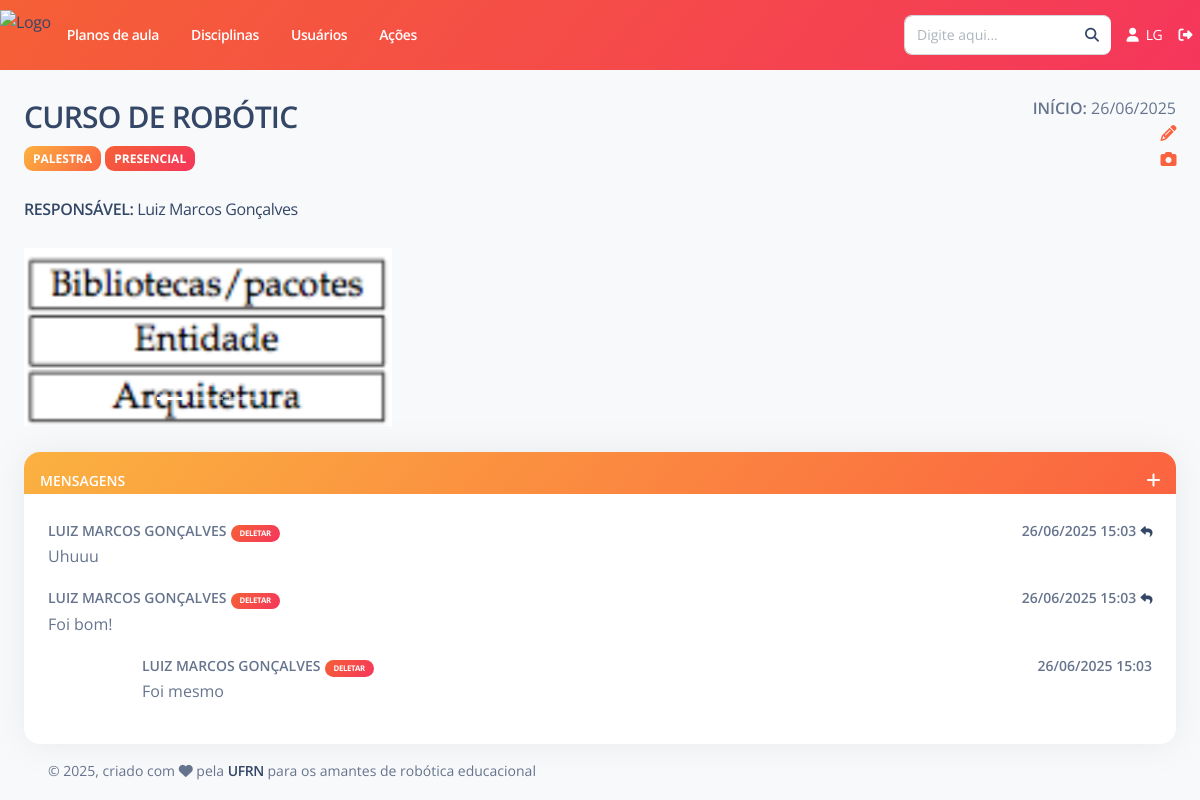
Page /acoes/detalhes/5/ (signed in) on the committed database.
### Acoes/models.py (models this page shows, shortened)
class Acoes(models.Model):
    titulo = models.CharField(max_length=500, verbose_name="Título")
    tipo = models.CharField(max_length=10, choices=TIPO, default='Competição')
    formato = models.CharField(max_length=10, choices=FORMATO, default="Híbrido")
    site = models.URLField(null=True, blank = True, verbose_name="Site")
    link_de_acesso = models.URLField(null=True, blank = True, verbose_name="Link de acesso")
    data_inicio = models.DateField(default = date.today, verbose_name = "Data de início")
    data_fim = models.DateField(null=True, blank = True, verbose_name = "Data de fim")
    local = models.CharField(max_length=200, null=True, blank=True, verbose_name="Local")
    descricao = models.TextField(null=True, blank=True,verbose_name="Descrição")
    responsavel = models.ForeignKey(Usuario, on_delete=models.RESTRICT,verbose_name="Responsável",related_name='acoes_cadastradas')
    status = models.BooleanField(default=True, verbose_name = "Está em execução")
    deletada = models.BooleanField(default=False, verbose_name = "Deletado")
    class Meta:
        ordering = ['-data_inicio', '-data_fim', 'titulo']
        verbose_name = "Ação"
        verbose_name_plural = "Ações"

class Midia(models.Model):
    acao = models.ForeignKey(Acoes, on_delete=models.RESTRICT,verbose_name="Ação", related_name='midias')
    midia = models.ImageField(upload_to=user_directory_path, blank=True, null=True)
    data = models.DateTimeField(verbose_name = "Data", auto_now_add=True)
    class Meta:
        ordering = ['acao', 'data']
        verbose_name = "Mídia"
        verbose_name_plural = "Mídias"

class MensagemAcoes(models.Model):
    texto = models.TextField(verbose_name="Texto")
    data = models.DateTimeField(verbose_name = "Data", auto_now_add=True)
    usuario = models.ForeignKey(Usuario, null=True, blank=True, on_delete=models.RESTRICT,verbose_name="Usuário")
    acao = models.ForeignKey(Acoes, on_delete=models.RESTRICT,verbose_name="Ação")
    mensagem_original = models.ForeignKey('self', null=True, blank = True, related_name='replies', on_delete=models.CASCADE,verbose_name="Mensagem original")
    class Meta:
        ordering = ['acao', 'mensagem_original__pk', '-data']
        verbose_name = "Mensagem"
        verbose_name_plural = "Mensagens"

### Acoes/views.py (the view, shortened to what this page needs)
# urls.py: path('detalhes/<int:pk>/', views.DetalhesAcao.as_view(), name='detalhes'),
class DetalhesAcao(LoginRequiredMixin, FormMixin, generic.DetailView):
    model = Acoes
    template_name = 'Acoes/detalhes.html'
    context_object_name = 'acao'
    form_class = FormNovaMensagem
    def get_context_data(self,**kwargs):
        context = super(DetalhesAcao,self).get_context_data(**kwargs)
        lista_mensagens = MensagemAcoes.objects.filter(acao__id = self.kwargs['pk'], mensagem_original = None)
        context['lista_mensagens'] = lista_mensagens
        context['form_nome_mensagem'] = FormNovaMensagem()
        return context

### Acoes/forms.py (shortened to what this page needs)
class FormNovaMensagem(ModelForm):
    class Meta:
        model = MensagemAcoes
        fields = ('texto',)

### Usuario/models.py (called while the page is built)
    def __str__(self):
        return self.first_name + " " + self.last_name

### Usuario/templatetags/info_usuario.py (called while the page is built)
@register.filter
def iniciais_nome_completo(user):
    if not user.first_name and not user.last_name:
        return ""
    primeira = user.first_name.strip()[0] if user.first_name else ""
    ultima = user.last_name.strip()[0] if user.last_name else ""
    return f"{primeira.upper()}{ultima.upper()}"

### templates/Acoes/detalhes.html (shortened to what this page needs)
{% extends "Base/base.html" %}
{% load static %}
{% load pagination_tags %}
{% load widget_tweaks %}
{% load crispy_forms_tags %}
{% block conteudo %}
<br>
<div class="row">
    <div class="col-8">
        <h3 class="text-uppercase font-weight-bold">{{acao.titulo}}</h3>
        <span class="badge bg-gradient-warning">{{acao.tipo}}</span>
        <span class="badge bg-gradient-danger">{{acao.formato}}</span>
        <br>
        <br>
        <a href="{% url 'usuario:informacoes_acoes' pk=acao.responsavel.pk %}"><span class="text-md mb-0 text-uppercase font-weight-bold">Responsável: </span>
            <span>{{acao.responsavel}}</span>
        </a>
        <br>
    </div>
    <div class="float-end col-4">
        <div class="float-end ">
            <span class="text-md mb-0 text-uppercase font-weight-bold">Início: </span>
            <span>{{acao.data_inicio|date:"d/m/Y"}}</span>
        </div>
        {% if acao.responsavel.id == user.id %}
            <br>
            <a href="{% url 'acoes:editar' pk=acao.pk %}" class="float-end" tool><i class="fa fa-pencil text-warning"></i></a>
            <br>
            <a href="{% url 'acoes:editar_midia' pk=acao.pk %}" class="float-end"><i class="fa fa-camera text-warning"></i></a>
        {% endif %}
    </div>
</div>
<br>
{% if acao.midias.all|length == 0 %}
    <p>{{acao.descricao|linebreaks}}</p>
{% else %}
    <div class="row">
        <div class="col-4">
            <div id="midias_acao" class="carousel slide" data-bs-ride="carousel">
                <div class="carousel-indicators">
                    {% for midia in acao.midias.all %}
                        {% if forloop.counter == 1 %}
                            <button type="button" data-bs-target="#midias_acao" data-bs-slide-to="{{forloop.counter0}}" class="active" aria-current="true" aria-label="Slide {{forloop.counter}}"></button>
                        {% else %}
                            <button type="button" data-bs-target="#midias_acao" data-bs-slide-to="{{forloop.counter0}}" aria-label="Slide {{forloop.counter}}"></button>
                        {% endif %}
                    {% endfor %}
                </div>
                <div class="carousel-inner">
                    {% for midia in acao.midias.all %}
                        {% if forloop.counter == 1 %}
                            <div class="carousel-item active">
                        {% else %}
                            <div class="carousel-item ">
                        {% endif %}
                        <img class="d-block w-100" src="{{ midia.midia.url }}">
                        </div>
                    {% endfor %}
                </div>
                <button class="carousel-control-prev" type="button" data-bs-target="#midias_acao" data-bs-slide="prev">
                    <span class="carousel-control-prev-icon" aria-hidden="true"></span>
                </button>
                <button class="carousel-control-next" type="button" data-bs-target="#midias_acao" data-bs-slide="next">
                    <span class="carousel-control-next-icon" aria-hidden="true"></span>
                </button>
            </div>
        </div>
        <div class="col-8">
        </div>
    </div>
{% endif %}
<br>
<div class="card">
    {% if acao.data_fim is not None and todays_date > acao.data_fim|date:"Y-m-d" or acao.status is False %}
        <div id="card_header_mensagens" class="card-header bg-gradient-secondary pb-0 p-3">
    {% else %}
        <div id="card_header_mensagens" class="card-header bg-gradient-warning pb-0 p-3">
    {% endif %}
        <span class="text-sm mb-0 text-uppercase text-white font-weight-bold">Mensagens</span>
        <div class="float-end">
            <a href="" class="text-white" data-bs-toggle="modal" data-bs-target="#modalNovaMensagem"><i class="fa fa-plus"></i></a>
        </div>
    </div>
    <div class="card-body row">
        {% for mensagem in lista_mensagens %}
            <div>
                <span class="text-sm mb-0 text-uppercase font-weight-bold">{{mensagem.usuario}}</span>
                {% if mensagem.usuario.id == request.user.id or mensagem.acao.responsavel.id == request.user.id %}
                    <a href="" data-bs-toggle="modal" data-bs-target="#modalDeletar"
                            data-bs-mensagem="{{mensagem.texto}}" data-bs-mensagem-id="{{mensagem.pk}}" class="text-xxs">
                        <span class="badge badge-sm bg-gradient-danger">Deletar</span>
                    </a>
                {% endif %}
                <div class="float-end">
                    <span class="text-sm mb-0 text-uppercase font-weight-bold">{{mensagem.data|date:"d/m/Y H:i"}}</span>
                    {% if mensagem.mensagem_original is None %}
                        <a href="" class="text-xs" data-bs-mensagem-id="{{mensagem.pk}}" data-bs-toggle="modal" data-bs-target="#modalNovaMensagem"><i class="fa fa-reply"></i></a>
                    {% endif %}
                </div>
                <br>
                <span class="text-xs">{{mensagem.texto|linebreaks}}</span>
            </div>
            {% for reply in mensagem.replies.all %}
                <div class="col-1"></div>
                <div class="col-11">
                    <div>
                        <span class="text-sm mb-0 text-uppercase font-weight-bold">{{reply.usuario}}</span>
                        {% if reply.usuario.id == request.user.id or mensagem.acao.responsavel.id == request.user.id %}
                            <a href="" data-bs-toggle="modal" data-bs-target="#modalDeletar"
                                    data-bs-mensagem="{{reply.texto}}" data-bs-mensagem-id="{{reply.pk}}" class="text-xxs">
                                <span class="badge badge-sm bg-gradient-danger">Deletar</span>
                            </a>
                        {% endif %}
                        <div class="float-end">
                            <span class="text-sm mb-0 text-uppercase font-weight-bold">{{reply.data|date:"d/m/Y H:i"}}</span>
                        </div>
                        <br>
                        <span class="text-xs">{{reply.texto|linebreaks}}</span>
                    </div>
                </div>
            {% endfor %}
        {% empty %}
            Não há nenhuma mensagem.
        {% endfor %}
    </div>
</div>
{% endblock %}

### templates/Base/navbar-horizontal.html (shortened to what this page needs)
{% load static %}
{% load info_usuario %}
<nav class="navbar navbar-expand-lg px-0 shadow-none bg-gradient-danger" style="height: 70px;">
  <div class="collapse navbar-collapse justify-content-between" id="navbar">
    <ul class="navbar-nav">
      <li class="nav-item d-flex align-items-center h-100">
        <a href="{% url 'home' %}" class="d-flex align-items-center" style="height: 50px;">
          <img src="{% static 'assets/img/LogoRAP-transparente.png' %}"
               style="height: 100%; width: auto; display: block;"
               alt="Logo">
        </a>
      </li>
      <li class="nav-item px-3 d-flex align-items-center">
        <a href="{% url 'plano_aula:listar' %}" class="nav-link font-weight-bold px-0 text-white">
          Planos de aula
        </a>
      </li>
      <li class="nav-item px-3 d-flex align-items-center">
        <a href="{% url 'disciplina:listar' %}" class="nav-link font-weight-bold px-0 text-white">
          Disciplinas
        </a>
      </li>
      <li class="nav-item px-3 d-flex align-items-center">
        <a href="{% url 'usuario:listar_ativos' %}" class="nav-link font-weight-bold px-0 text-white">
          Usuários
        </a>
      </li>
      <li class="nav-item px-3 d-flex align-items-center">
        <a href="{% url 'acoes:listar' %}" class="nav-link font-weight-bold px-0 text-white">
          Ações
        </a>
      </li>
    </ul>
    <ul class="navbar-nav align-items-center">
      <li class="nav-item me-2">
        <form action="{% url 'buscar' %}" method="get">
            <div class="input-group">
                <input type="text"
                      class="form-control"
                      placeholder="Digite aqui..."
                      name="q"
                      id="input_busca"
                      value="{{ request.GET.q }}">
                <span class="input-group-text">
                    <a href="#" onclick="this.closest('form').submit(); return false;">
                        <i class="fa fa-search"></i>
                    </a>
                </span>
            </div>
        </form>
      </li>
      <li class="nav-item">
        <a href="{% url 'usuario:perfil' %}" class="nav-link text-white">
          <i class="fa fa-user me-1"></i> {{ user|iniciais_nome_completo }}
        </a>
      </li>
      <li class="nav-item">
        <a href="{% url 'usuario:logout' %}" class="nav-link text-white">
          <i class="fa fa-sign-out-alt"></i>
        </a>
      </li>
    </ul>
  </div>
</nav>

### templates/Base/navbar-horizontal.html (style rules this page uses)
.badge { padding-left: 9px; padding-right: 9px; -webkit-border-radius: 9px; -moz-border-radius: 9px; border-radius: 9px; }

### rows in the picture
Acoes: titulo "CURSO DE ROBÓTIC", tipo "PALESTRA", formato "PRESENCIAL", responsavel "Luiz Marcos Gonçalves", data_inicio "26/06/2025"
Midia: midia (picture)
MensagemAcoes: usuario "LUIZ MARCOS GONÇALVES", data "26/06/2025 15:03", texto "Uhuuu"
MensagemAcoes: usuario "LUIZ MARCOS GONÇALVES", data "26/06/2025 15:03", texto "Foi bom!"
MensagemAcoes: usuario "LUIZ MARCOS GONÇALVES", data "26/06/2025 15:03", texto "Foi mesmo"

### other values in the picture
{{ user|iniciais_nome_completo }} "LG"
